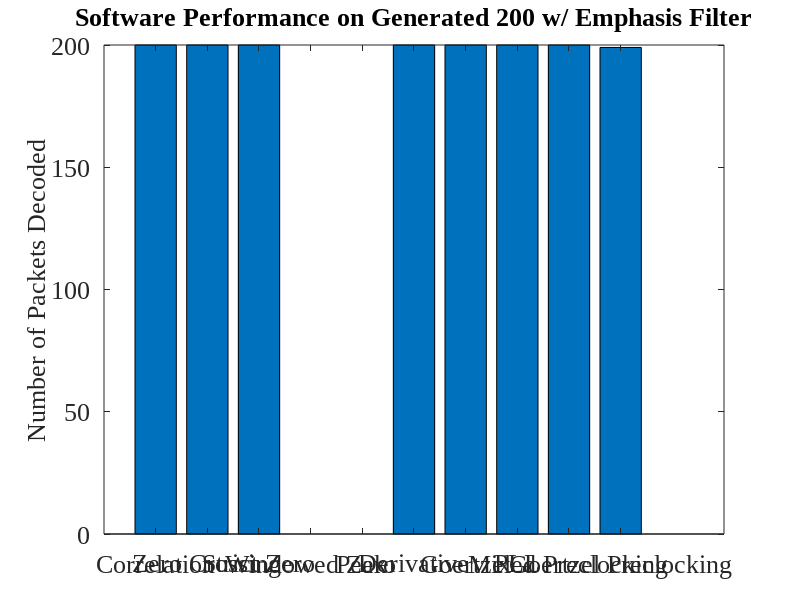

This chart was generated by the following MATLAB code: (Note: this script raises an error after producing the figure.)
fontSize = 19;
% .wav file	Filtering	Correlation	Zero Xing	Strict Xing	Windowed Zero	Peak	Derivative	Goertzel	PLL	PreClocking	Goertzel Pre
% OT3Test	None        40          35          40          39              3       40          40          40	0           40	
%           Bandpass	40          19          0           0               0       33          40          40	40          28	
%           6db         40          12          40          0               0       14          40          0	39          15	
% Gen200	None        200         200         200         200             200     200         200         200	0           200	
%           Bandpass	200         27          200         0               0       200         200         200	200         106	
%           6db         200         200         200         0               0       200         200         200	200         199	
% OT3WNoise	None        24          0           6           0               0       3           25          21	0           10	
%           Bandpass	24          6           2           0               0       5           23          23	17          11	
%           6db         11          1           9           0               0       4           6           14	6           5	
% LATrack1	None        946         460         568         298             0       543         965         925	0           564	
%           Bandpass	964         536         151         0               0       422         965         654	939         431	
%           6db         914         53          422         0               0       97          512         189	482         224	
% LATrack2	None        639         0           0           162             0       5           608         0	0           390	
%           Bandpass	872         0           0           0               0       0           448         0	939         230	
%           6db         958         209         74          0               0       254         956         0	947         392	

x = [200         200         200         0               0       200         200         200	200         199];
y = ['Correlation' 'Zero Crossing' 'Strict Zero' 'Windowed Zero' 'Peak' 'Derivative' 'Goertzel' 'PLL' 'Mixed Preclocking' 'Goertzel Preclocking'];
f = figure('Position',[0,0,1280,1024]);
set(gcf,'color','w');
bar(x);
filename = 'Software Performance on Generated 200 w/ Emphasis Filter';
title(filename);
%xlabel('Devices');
ylabel('Number of Packets Decoded');
set(gca,'XTickLabel',{'Correlation' 'Zero Crossing' 'Strict Zero' 'Windowed Zero' 'Peak' 'Derivative' 'Goertzel' 'PLL' 'Mixed Preclocking' 'Goertzel Preclocking'})
set(gca,'FontSize',fontSize, 'FontName', 'Times New Roman');
set(findall(gcf,'type','text'),'FontSize',fontSize, 'FontName', 'Times New Roman');
rotateXLabels(gca, 45)
set(gca, 'xtick', [])
grid on
saveas(f, strcat('.\..\..\..\rrxthesis\images\',regexprep(filename,'[^\w'']',''),'.png'));
pause();
close(f);
clear all;